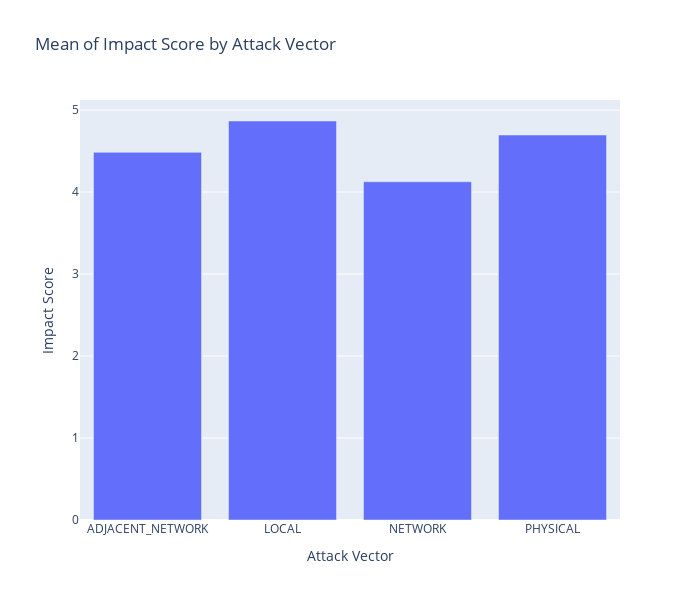

The notebook cell saved with this chart:
### Code cell
mean_df_impact_score = dt_analyzer.calculate_mean_category(dataFrame, "attackVector", "impactScore", "Attack Vector", "Impact Score")
dt_analyzer.show_bar_chart(mean_df_impact_score, "Attack Vector", "Impact Score", 700, 600, "Mean of Impact Score by Attack Vector")

### Figure 1 — Plotly figure (JSON) as saved in the notebook; plotly's stock layout.template omitted (floating-point values rounded to 4 significant figures)
{"data": [{"alignmentgroup": "True", "hovertemplate": "Attack Vector=%{x}<br>Impact Score=%{y}<extra></extra>", "legendgroup": "", "marker": {"color": "#636efa", "pattern": {"shape": ""}}, "name": "", "offsetgroup": "", "orientation": "v", "showlegend": false, "textposition": "auto", "type": "bar", "x": ["ADJACENT_NETWORK", "LOCAL", "NETWORK", "PHYSICAL"], "xaxis": "x", "y": [4.484, 4.866, 4.126, 4.695], "yaxis": "y"}], "layout": {"barmode": "relative", "height": 600, "legend": {"tracegroupgap": 0}, "title": {"text": "Mean of Impact Score by Attack Vector"}, "width": 700, "xaxis": {"anchor": "y", "domain": [0, 1], "title": {"text": "Attack Vector"}}, "yaxis": {"anchor": "x", "domain": [0, 1], "title": {"text": "Impact Score"}}}}
